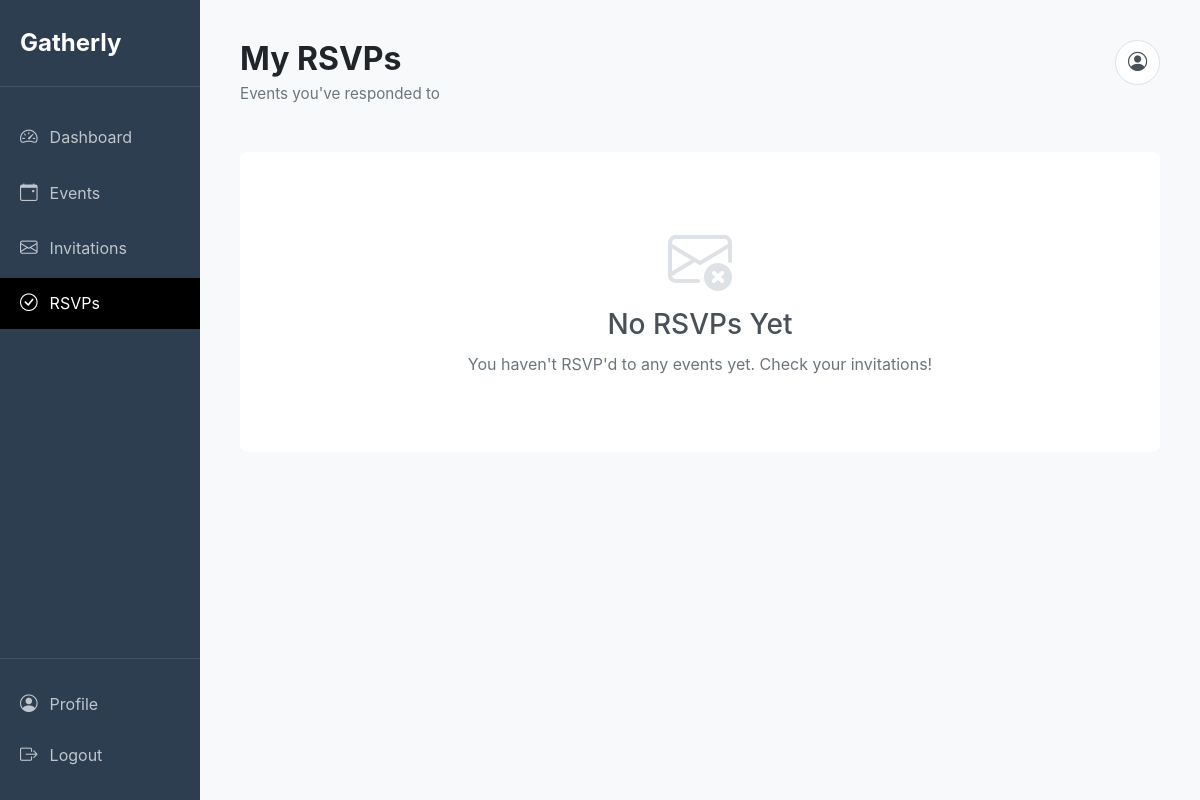
Before: /rsvps.php (signed in) with the older database file.
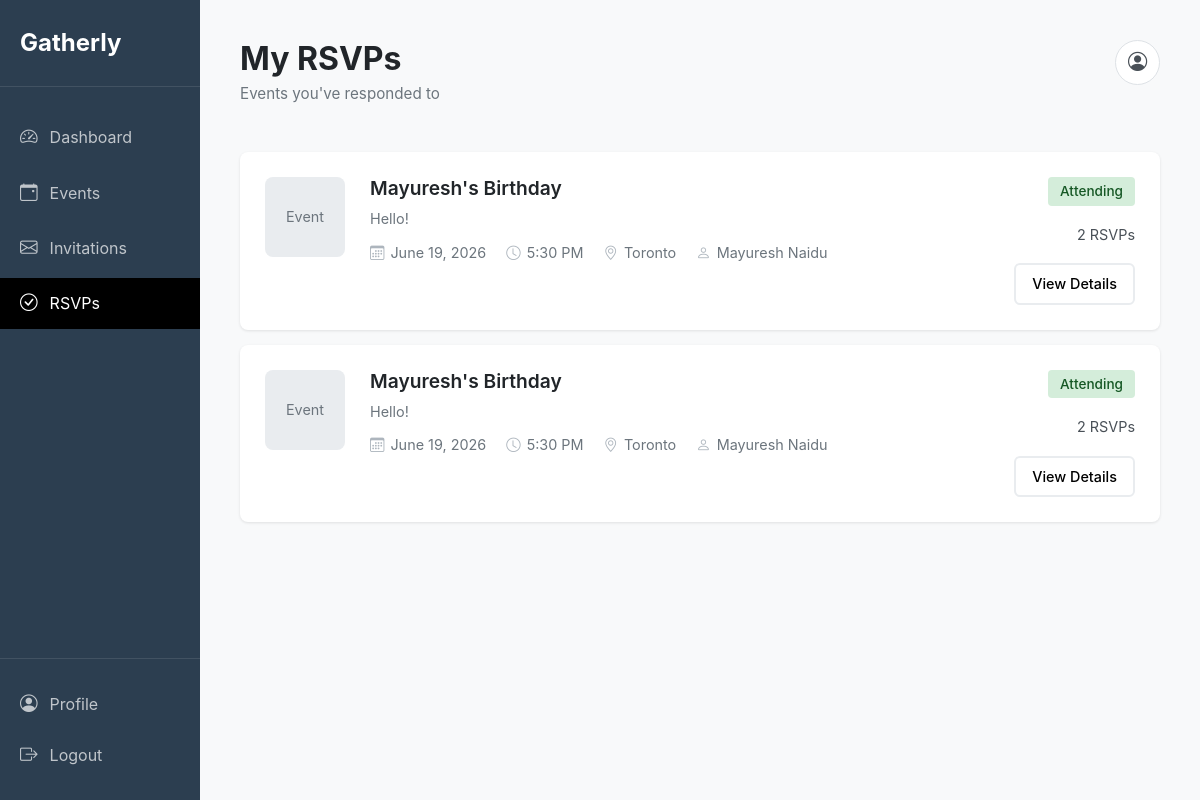
After: the same page with the newer database file.
### tables this page shows
CREATE TABLE `rsvps` (
  `rsvp_id` int(11) NOT NULL,
  `event_id` int(11) NOT NULL,
  `guest_id` int(11) DEFAULT NULL,
  `guest_email` varchar(255) NOT NULL,
  `guest_name` varchar(255) NOT NULL,
  `status` enum('pending','yes','no','maybe') NOT NULL DEFAULT 'pending',
  `response_date` timestamp NULL DEFAULT NULL,
  `plus_ones` int(11) NOT NULL DEFAULT 0,
  `dietary_restrictions` text DEFAULT NULL,
  `rsvp_token` varchar(255) NOT NULL,
  `created_at` timestamp NOT NULL DEFAULT current_timestamp(),
  `updated_at` timestamp NOT NULL DEFAULT current_timestamp() ON UPDATE current_timestamp()
);

CREATE TABLE `events` (
  `event_id` int(11) NOT NULL,
  `host_id` int(11) NOT NULL,
  `title` varchar(255) NOT NULL,
  `description` text DEFAULT NULL,
  `event_date` date NOT NULL,
  `event_time` time NOT NULL,
  `location` varchar(255) DEFAULT NULL,
  `location_lat` decimal(10,8) DEFAULT NULL,
  `location_lng` decimal(11,8) DEFAULT NULL,
  `max_guests` int(11) DEFAULT NULL,
  `status` enum('draft','published','cancelled','completed') NOT NULL DEFAULT 'draft',
  `rsvp_deadline` date DEFAULT NULL,
  `created_at` timestamp NOT NULL DEFAULT current_timestamp(),
  `updated_at` timestamp NOT NULL DEFAULT current_timestamp() ON UPDATE current_timestamp()
);

CREATE TABLE `users` (
  `user_id` int(11) NOT NULL,
  `email` varchar(255) NOT NULL,
  `password_hash` varchar(255) NOT NULL,
  `first_name` varchar(100) NOT NULL,
  `last_name` varchar(100) NOT NULL,
  `role` enum('host','guest','admin') NOT NULL DEFAULT 'host',
  `email_verified` tinyint(1) NOT NULL DEFAULT 0,
  `verification_token` varchar(255) DEFAULT NULL,
  `reset_token` varchar(255) DEFAULT NULL,
  `reset_token_expiry` datetime DEFAULT NULL,
  `created_at` timestamp NOT NULL DEFAULT current_timestamp(),
  `updated_at` timestamp NOT NULL DEFAULT current_timestamp() ON UPDATE current_timestamp()
);

### rsvps.php (the view, shortened to what the changed rows need)
<?php
$db = Database::getInstance()->getConnection();
$stmt = $db->prepare("
    SELECT
        e.*,
        r.status as rsvp_status,
        r.response_date,
        r.plus_ones,
        u.first_name as host_first_name,
        u.last_name as host_last_name
    FROM rsvps r
    INNER JOIN events e ON r.event_id = e.event_id
    INNER JOIN users u ON e.host_id = u.user_id
    WHERE r.guest_id = :user_id
    ORDER BY e.event_date DESC
");
$stmt->execute([':user_id' => $_SESSION['user_id']]);
$rsvps = $stmt->fetchAll();
?>
<!DOCTYPE html>
<html lang="en">
<head>
    <link href="https://cdn.jsdelivr.net/npm/bootstrap@5.3.0/dist/css/bootstrap.min.css" rel="stylesheet">
    <link rel="stylesheet" href="https://cdn.jsdelivr.net/npm/bootstrap-icons@1.11.0/font/bootstrap-icons.css">
</head>
<body>
    <div class="main-content">
        <div class="page-header">
            <div class="page-header-content">
                <h1 class="page-title">My RSVPs</h1>
            </div>
        </div>
        <?php if (count($rsvps) > 0): ?>
            <?php foreach ($rsvps as $rsvp): ?>
                <?php
                $rsvp_status_class = match($rsvp['rsvp_status']) {
                    'yes' => 'attending',
                    'maybe' => 'maybe',
                    'no' => 'declined',
                    default => 'maybe'
                };
                $rsvp_status_text = match($rsvp['rsvp_status']) {
                    'yes' => 'Attending',
                    'maybe' => 'Maybe',
                    'no' => "Can't Go",
                    default => ucfirst($rsvp['rsvp_status'])
                };
                ?>
                <div class="event-card">
                    <div class="event-thumbnail">Event</div>
                    <div class="event-content">
                        <h3 class="event-title"><?= htmlspecialchars($rsvp['title']) ?></h3>
                        <?php if (!empty($rsvp['description'])): ?>
                            <p class="event-description">
                                <?= htmlspecialchars(substr($rsvp['description'], 0, 150)) ?>
                            </p>
                        <?php endif; ?>
                        <div class="event-meta">
                            <div class="event-meta-item">
                                <i class="bi bi-calendar3"></i>
                                <span><?= date('F d, Y', strtotime($rsvp['event_date'])) ?></span>
                            </div>
                            <div class="event-meta-item">
                                <i class="bi bi-clock"></i>
                                <span>
                                    <?php
                                        if (!empty($rsvp['event_time']) && $rsvp['event_time'] !== '00:00:00') {
                                            echo date('g:i A', strtotime($rsvp['event_time']));
                                        } else {
                                            echo 'All day';
                                        }
                                    ?>
                                </span>
                            </div>
                            <div class="event-meta-item">
                                <i class="bi bi-geo-alt"></i>
                                <span><?= htmlspecialchars($rsvp['location']) ?></span>
                            </div>
                            <div class="event-meta-item">
                                <i class="bi bi-person"></i>
                                <span><?= htmlspecialchars($rsvp['host_first_name'] . ' ' . $rsvp['host_last_name']) ?></span>
                            </div>
                        </div>
                    </div>
                    <div class="event-actions">
                        <span class="rsvp-status <?= $rsvp_status_class ?>"><?= $rsvp_status_text ?></span>
                        <span class="event-attendees"><?= $rsvp['attendees'] ?> RSVPs</span>
                        <a href="<?= BASE_URL ?>/view_event.php?id=<?= $rsvp['event_id'] ?>" class="btn-view-details">View Details</a>
                    </div>
                </div>
            <?php endforeach; ?>
        <?php else: ?>
            <div class="empty-state">
                <i class="bi bi-envelope-x"></i>
                <h3>No RSVPs Yet</h3>
                <p>You haven't RSVP'd to any events yet. Check your invitations!</p>
            </div>
        <?php endif; ?>
    </div>
</body>
</html>

Changed rows visible on the page:
added rsvps: event.title "Mayuresh's Birthday", event.description "Hello!", event.event_date "June 19, 2026", event.event_time "5:30 PM", event.location "Toronto", users.first_name+last_name "Mayuresh Naidu", status "Attending", attendees "2"
Other visible differences:
text no longer shown: "No RSVPs Yet You haven't RSVP'd to any events yet. Check your invitations!"
